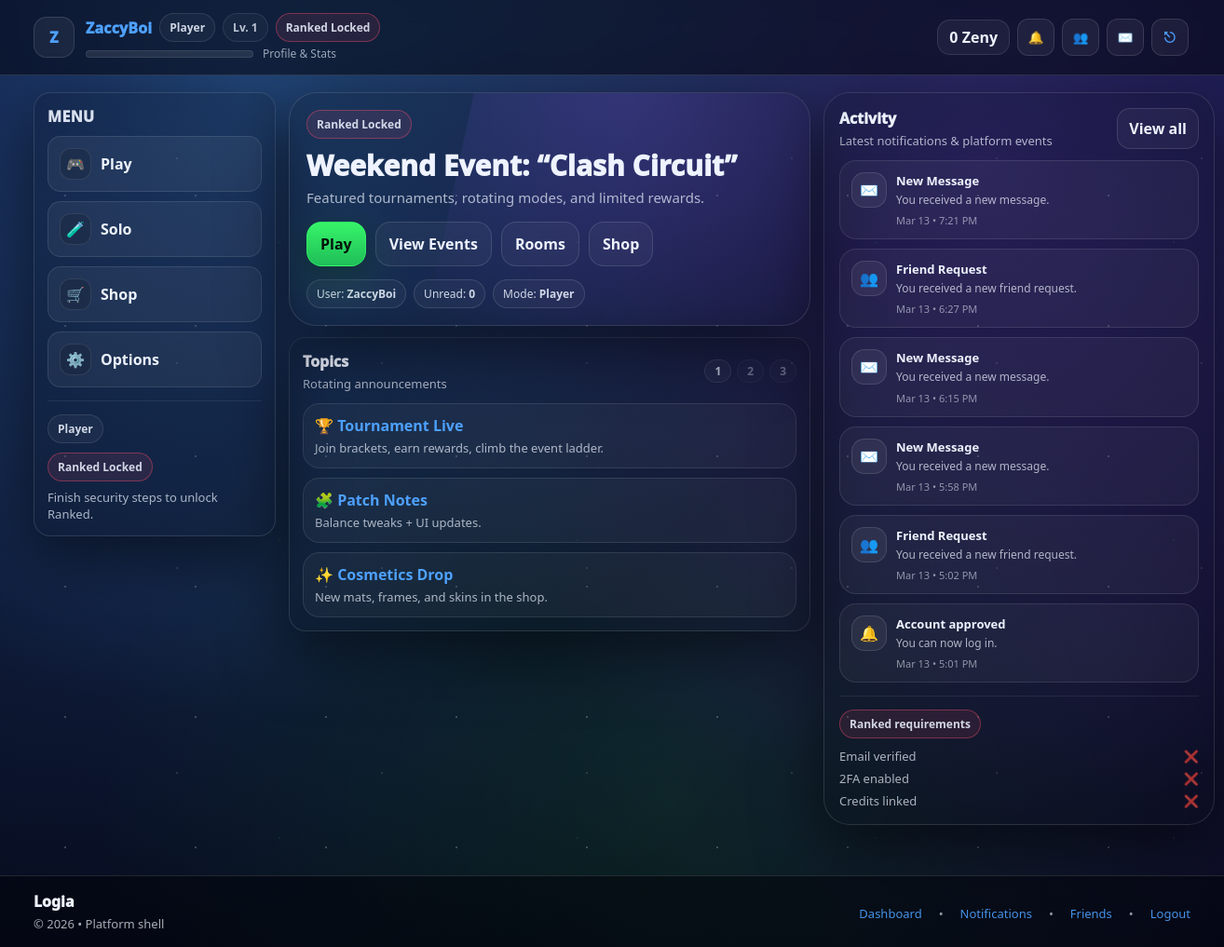
Page /dashboard.php (signed in) on the earlier database version.
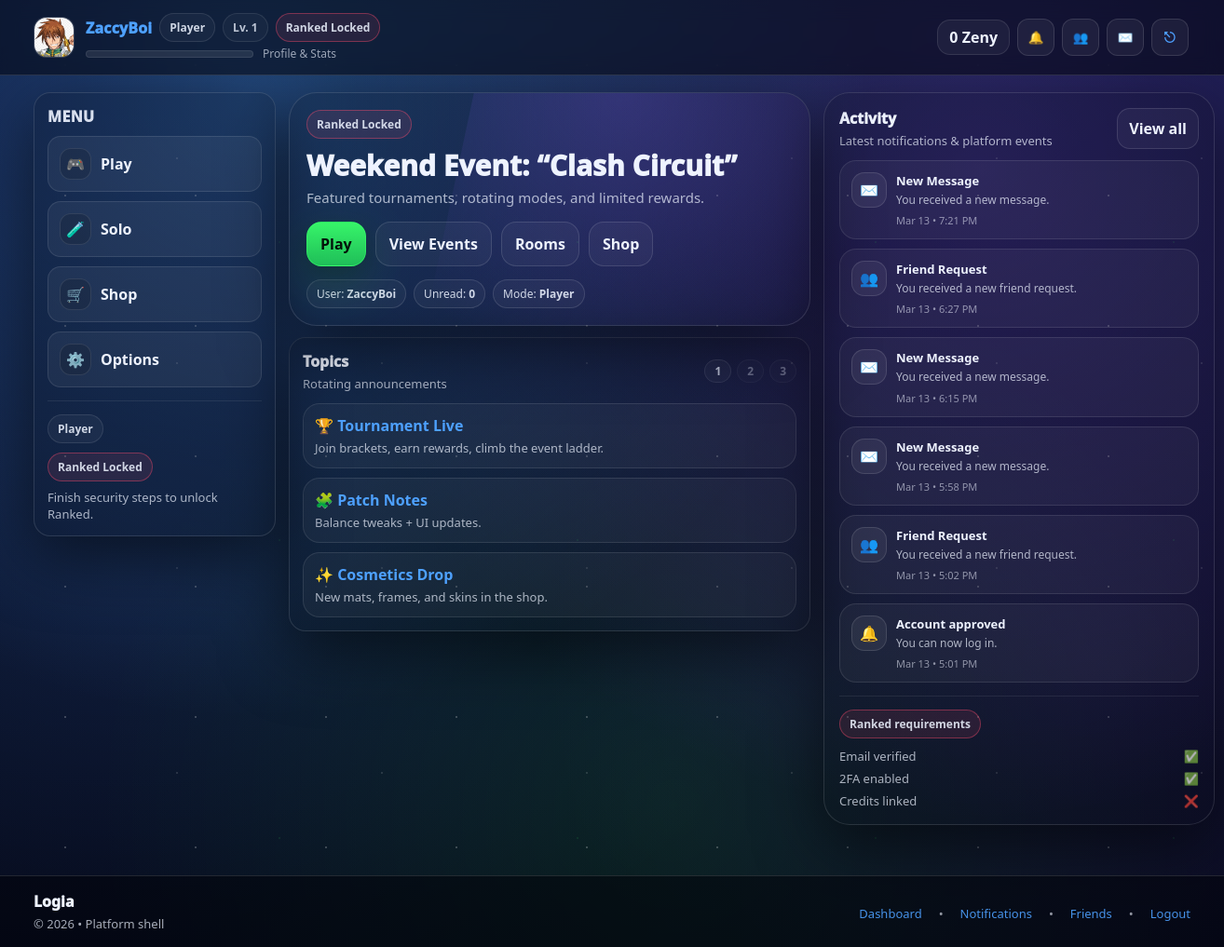
Same page on the later database version.
### tables this page shows
CREATE TABLE `users` (
  `id` bigint UNSIGNED NOT NULL,
  `username` varchar(32) NOT NULL,
  `email` varchar(255) NOT NULL,
  `password_hash` varchar(255) NOT NULL,
  `display_name` varchar(64) DEFAULT NULL,
  `email_verified_at` datetime DEFAULT NULL,
  `failed_login_attempts` int NOT NULL DEFAULT '0',
  `security_challenge_required` tinyint(1) NOT NULL DEFAULT '0',
  `last_failed_login_at` datetime DEFAULT NULL,
  `approval_status` enum('pending','approved','rejected') NOT NULL DEFAULT 'pending',
  `approved_by` bigint UNSIGNED DEFAULT NULL,
  `approved_at` datetime DEFAULT NULL,
  `rejected_reason` varchar(255) DEFAULT NULL,
  `is_active` tinyint(1) NOT NULL DEFAULT '1',
  `is_guest` tinyint(1) NOT NULL DEFAULT '0',
  `banned_until` datetime DEFAULT NULL,
  `bank_link_status` enum('none','pending','linked','failed') NOT NULL DEFAULT 'none',
  `bank_linked_at` datetime DEFAULT NULL,
  `appearance_mode` enum('default','dark','light') NOT NULL DEFAULT 'default',
  `last_login_at` datetime DEFAULT NULL,
  `created_at` datetime NOT NULL DEFAULT CURRENT_TIMESTAMP,
  `updated_at` datetime NOT NULL DEFAULT CURRENT_TIMESTAMP ON UPDATE CURRENT_TIMESTAMP,
  `level` int DEFAULT '1',
  `exp` int DEFAULT '0',
  `exp_to_next` int DEFAULT '100',
  `credits` int DEFAULT '0',
  `matches_played` int DEFAULT '0',
  `matches_won` int DEFAULT '0',
  `bio` text,
  `avatar_path` varchar(255) DEFAULT NULL,
  `favorite_deck` varchar(100) DEFAULT NULL,
  `tagline` varchar(120) DEFAULT NULL
);

### includes/helpers.php (called while the page is built, shortened)
<?php
function h($s): string {
  return htmlspecialchars((string)$s, ENT_QUOTES, 'UTF-8');
}
function base_path(): string {
  return '/cardgame';
}

### includes/auth.php (called while the page is built, shortened)
<?php
require_once __DIR__ . '/db.php';
require_once __DIR__ . '/helpers.php';
function current_user(): ?array {
  global $mysqli;
  $uid = (int)($_SESSION['user_id'] ?? 0);
  load_user_into_session($mysqli, $uid);
  return $_SESSION['user'] ?? null;
}
function load_user_into_session(mysqli $mysqli, int $uid): void {
  $stmt = $mysqli->prepare("
    SELECT id, username, email, display_name,
          avatar_path, bio, favorite_deck, tagline, appearance_mode,
          is_active, is_guest,
          approval_status, email_verified_at,
          bank_link_status, banned_until, last_login_at,
          level, exp, exp_to_next, credits, matches_played, matches_won,
          created_at
    FROM users
    WHERE id = ?
    LIMIT 1
  ");
  $stmt->bind_param("i", $uid);
  $stmt->execute();
  $u = $stmt->get_result()->fetch_assoc();
  $mode = (string)($u['appearance_mode'] ?? 'default');
  $u['appearance_mode'] = $mode;
  $stmt = $mysqli->prepare("
    SELECT r.name
    FROM user_roles ur
    JOIN roles r ON r.id = ur.role_id
    WHERE ur.user_id = ?
    ORDER BY r.name
  ");
  $stmt->bind_param("i", $uid);
  $stmt->execute();
  $rs = $stmt->get_result();
  $roles = [];
  while ($row = $rs->fetch_assoc()) $roles[] = $row['name'];
  $u['roles'] = $roles;
}

### dashboard.php (the view, shortened to what the changed rows need)
<?php
require_once __DIR__ . "/includes/db.php";
require_once __DIR__ . "/includes/helpers.php";
require_once __DIR__ . "/includes/auth.php";
require_once __DIR__ . "/includes/ui.php";
$u  = current_user();
$is_guest  = ((int)($u['is_guest'] ?? 0) === 1);
$req       = ranked_requirements($mysqli, $u);
$ranked_ok = (!$is_guest && !empty($req['ranked_ok']));
ui_header("Dashboard");
?>
<section class="section" style="padding-top:0;">
  <div class="hub-grid">
    <main style="min-width:0;">
      <div class="card hub-hero">
        <div style="position:relative; z-index:1;">
          <h2>Weekend Event: “Clash Circuit”</h2>
          <div style="margin-top:14px; display:flex; flex-wrap:wrap; gap:8px;">
            <span class="note">User: <b><?= h($u['username']) ?></b></span>
          </div>
        </div>
      </div>
    </main>
    <aside class="hub-right">
      <div class="card" style="padding:16px; border-radius: calc(var(--radius) + 10px);">
        <?php if (!$is_guest && !$ranked_ok): ?>
          <div style="margin-top:14px; padding-top:14px; border-top:1px solid rgba(255,255,255,.08);">
            <div style="margin-top:10px; display:grid; gap:6px; color: var(--muted); font-size: 13px;">
              <div style="display:flex; justify-content:space-between;"><span>Email verified</span><span><?= $req['email_ok'] ? "✅" : "❌" ?></span></div>
              <div style="display:flex; justify-content:space-between;"><span>2FA enabled</span><span><?= $req['twofa_ok'] ? "✅" : "❌" ?></span></div>
            </div>
          </div>
        <?php endif; ?>
      </div>
    </aside>
  </div>
</section>
<?php ui_footer(); ?>

### includes/ui.php (shortened to what the changed rows need)
<?php
require_once __DIR__ . '/helpers.php';
require_once __DIR__ . '/db.php';
require_once __DIR__ . '/auth.php';
function ranked_requirements(mysqli $mysqli, array $u): array {
  $uid = (int)$u['id'];
  $stmt = $mysqli->prepare("SELECT is_enabled FROM two_factor_secrets WHERE user_id = ? LIMIT 1");
  $stmt->bind_param("i", $uid);
  $stmt->execute();
  $twofa = (int)($stmt->get_result()->fetch_assoc()['is_enabled'] ?? 0);
  $email_ok = !empty($u['email_verified_at']);
  $bank_ok  = (($u['bank_link_status'] ?? 'none') === 'linked');
  $twofa_ok = ($twofa === 1);
  return [
    'email_ok'  => $email_ok,
    'bank_ok'   => $bank_ok,
    'twofa_ok'  => $twofa_ok,
    'ranked_ok' => (($u['approval_status'] ?? '') === 'approved') && $email_ok && $bank_ok && $twofa_ok
  ];
}
function ui_appearance_mode(array $u): string {
  $mode = (string)($u['appearance_mode'] ?? 'default');
  return $mode;
}
function ui_header(string $title = 'Dashboard', bool $is_hub = true): void {
  global $mysqli;
  $bp = base_path();
  $u  = current_user();
  $is_guest = ((int)($u['is_guest'] ?? 0) === 1);
  $role_label = $is_guest ? 'Guest' : 'Player';
  $level   = (int)($u['level'] ?? 1);
  $req = ranked_requirements($mysqli, $u);
  $ranked_ok = (!$is_guest && !empty($req['ranked_ok']));
  $zenyBalance = (int)($u['credits'] ?? 0);
  ?>
<!doctype html>
<html lang="en">
<head>
  <link rel="stylesheet" href="<?= h($bp) ?>/assets/style.css"/>
  <link rel="stylesheet" href="<?= h($bp) ?>/assets/hub.css"/>
  <link rel="stylesheet" href="<?= h($bp) ?>/assets/userstyle.css"/>
</head>
<body class="<?= $is_hub ? 'hub' : '' ?>" data-appearance="<?= h(ui_appearance_mode($u)) ?>">
<header class="topnav">
  <div class="topnav__inner" style="display:flex; align-items:center; justify-content:space-between; gap:14px;">
    <a href="<?= h($bp) ?>/profile.php" title="Profile & Stats" style="display:flex; align-items:center; gap:12px; text-decoration:none;">
      <?php $navAvatar = trim((string)($u['avatar_path'] ?? '')); ?>
      <?php if ($navAvatar !== ''): ?>
        <img
          src="<?= h($bp . '/' . ltrim($navAvatar, '/')) ?>"
          alt="Profile Avatar"
          style="width:44px; height:44px; border-radius:14px; object-fit:cover; border:1px solid rgba(255,255,255,.12); background: rgba(255,255,255,.06); display:block;"
        >
      <?php else: ?>
        <div style="width:44px; height:44px; border-radius:14px; display:grid; place-items:center; border:1px solid rgba(255,255,255,.12); background: rgba(255,255,255,.06); font-weight:950;">
          <?= h(strtoupper(substr((string)$u['username'], 0, 1))) ?>
        </div>
      <?php endif; ?>
      <div style="display:grid; gap:4px; min-width:0;">
        <div style="display:flex; align-items:center; gap:8px; flex-wrap:wrap; min-width:0;">
          <div style="font-weight:950; letter-spacing:.01em; white-space:nowrap; overflow:hidden; text-overflow:ellipsis; max-width:240px;">
            <?= h($u['display_name'] ?? $u['username']) ?>
          </div>
          <span class="pill"><?= h($role_label) ?></span>
          <span class="pill" style="opacity:.9;">Lv. <?= (int)$level ?></span>
          <?php if ($is_guest): ?>
            <span class="pill" style="border-color: rgba(255,205,102,.45); background: rgba(255,205,102,.10);">Casual Only</span>
          <?php elseif (!$ranked_ok): ?>
            <span class="pill" style="border-color: rgba(255,77,109,.40); background: rgba(255,77,109,.10);">Ranked Locked</span>
          <?php endif; ?>
        </div>
        <div style="display:flex; align-items:center; gap:10px; opacity:.9;">
        </div>
      </div>
    </a>
    <div class="md-icons">
          <div
          class="md-ico-wrap"
          title="Zeny Balance"
          style="display:flex; align-items:center; gap:8px; padding:0 2px;"
        >
          <a
            href="<?= h($bp) ?>/shop.php?tab=credits"
            style="
              display:inline-flex;
              align-items:center;
              gap:8px;
              text-decoration:none;
              color:var(--text);
              padding:10px 12px;
              border-radius:14px;
              border:1px solid rgba(255,255,255,.10);
              background:rgba(255,255,255,.05);
              font-weight:900;
              line-height:1;
            "
          >
            <span> <?= number_format($zenyBalance) ?> Zeny</span>
          </a>
    </div>
  </div>
</header>
<main class="container" style="padding-top:18px;">
<?php
}
function ui_footer(): void {
  ?>
</main>
</body>
</html>
<?php
}

Differences in the rows shown:
changed users "ZaccyBoi": avatar_path: picture added; username "Z" → (not shown)
